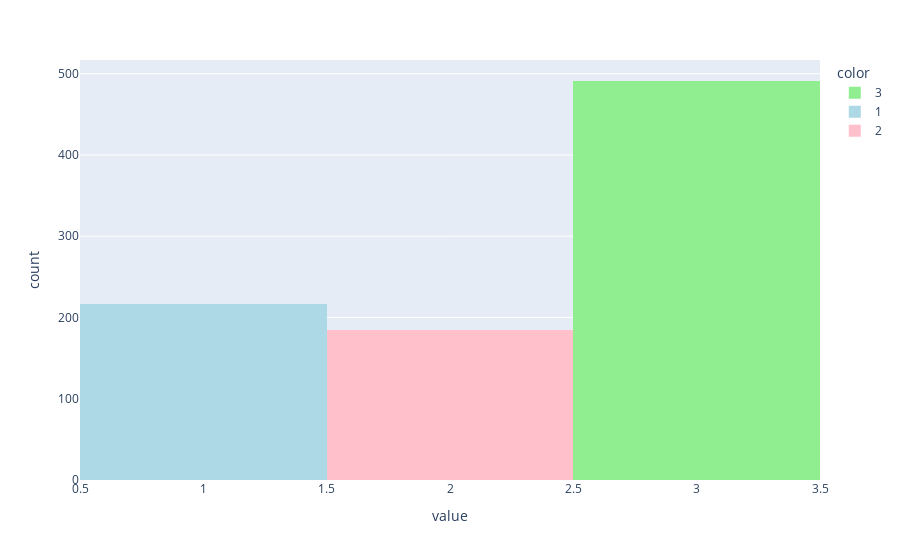

The code cell stored with this chart in its notebook:
### Markdown cell above
#### Pclass

### Code cell
px.histogram(df['Pclass'], color=df['Pclass'], color_discrete_sequence=['lightgreen', 'lightblue', 'pink'])

### Figure 1 — Plotly figure (JSON) as saved in the notebook; plotly's stock layout.template omitted (floating-point values rounded to 4 significant figures; data arrays with more than 128 entries replaced by an {"elided": "..."} marker saying what was removed)
{"data": [{"alignmentgroup": "True", "bingroup": "x", "hovertemplate": "color=3<br>value=%{x}<br>count=%{y}<extra></extra>", "legendgroup": "3", "marker": {"color": "lightgreen", "pattern": {"shape": ""}}, "name": "3", "offsetgroup": "3", "orientation": "v", "showlegend": true, "type": "histogram", "x": {"elided": "491 int values"}, "xaxis": "x", "yaxis": "y"}, {"alignmentgroup": "True", "bingroup": "x", "hovertemplate": "color=1<br>value=%{x}<br>count=%{y}<extra></extra>", "legendgroup": "1", "marker": {"color": "lightblue", "pattern": {"shape": ""}}, "name": "1", "offsetgroup": "1", "orientation": "v", "showlegend": true, "type": "histogram", "x": {"elided": "216 int values"}, "xaxis": "x", "yaxis": "y"}, {"alignmentgroup": "True", "bingroup": "x", "hovertemplate": "color=2<br>value=%{x}<br>count=%{y}<extra></extra>", "legendgroup": "2", "marker": {"color": "pink", "pattern": {"shape": ""}}, "name": "2", "offsetgroup": "2", "orientation": "v", "showlegend": true, "type": "histogram", "x": {"elided": "184 int values"}, "xaxis": "x", "yaxis": "y"}], "layout": {"barmode": "relative", "legend": {"title": {"text": "color"}, "tracegroupgap": 0}, "margin": {"t": 60}, "xaxis": {"anchor": "y", "domain": [0, 1], "title": {"text": "value"}}, "yaxis": {"anchor": "x", "domain": [0, 1], "title": {"text": "count"}}}}
